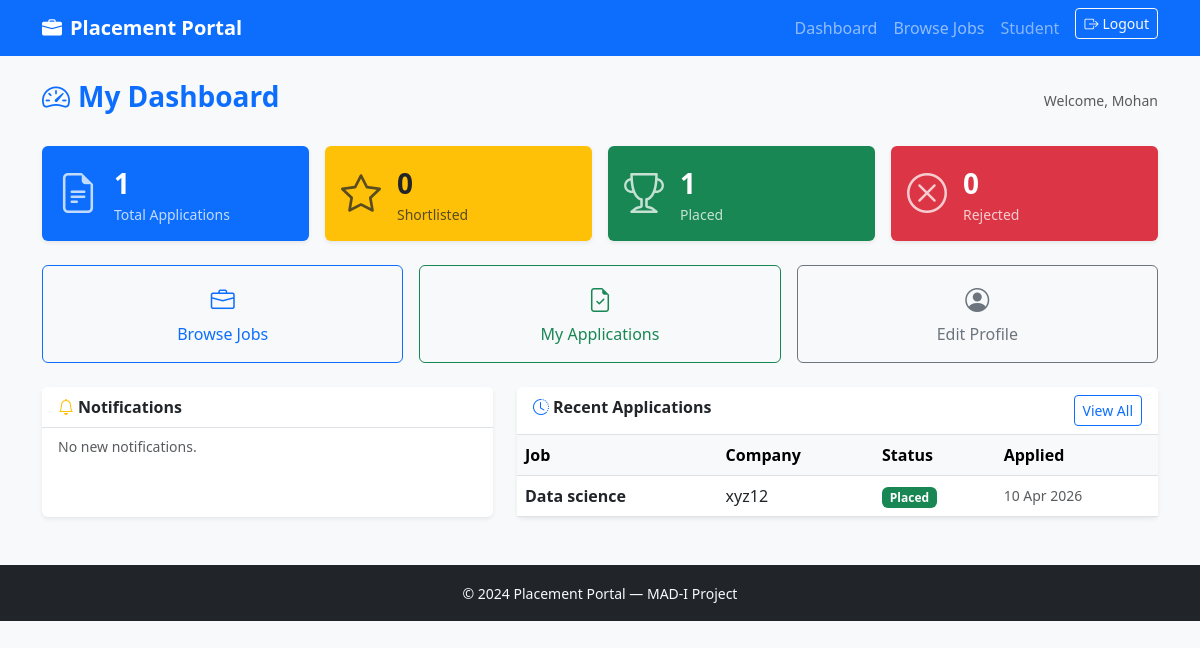
Screenshot of /student/dashboard (signed in) with the database file from the repository.
### models.py (models this page shows, shortened)
class User(UserMixin, db.Model):
    id= db.Column(db.Integer, primary_key=True)
    username= db.Column(db.String(80), unique=True, nullable=False)
    email= db.Column(db.String(120), unique=True, nullable=False)
    password_hash = db.Column(db.String(256))
    role = db.Column(db.String(20))
    active = db.Column(db.Boolean, default=True)
    student_profile = db.relationship('Student', backref='user', uselist=False)
    company_profile = db.relationship('Company', backref='user', uselist=False)
    @property
    def is_active(self):
        return self.active

class Student(db.Model):
    id = db.Column(db.Integer, primary_key=True)
    user_id = db.Column(db.Integer, db.ForeignKey('user.id'), nullable=False)
    name = db.Column(db.String(100))
    roll_no = db.Column(db.String(50), unique=True)
    branch = db.Column(db.String(100))
    cgpa = db.Column(db.Float)
    skills = db.Column(db.Text)
    phone = db.Column(db.String(20))
    linkedin = db.Column(db.String(250))
    about = db.Column(db.Text)
    resume_path = db.Column(db.String(250))
    applications  = db.relationship('Application', backref='student', lazy='dynamic')
    notifications = db.relationship('Notification', backref='student', lazy='dynamic')

class Application(db.Model):
    id = db.Column(db.Integer, primary_key=True)
    student_id = db.Column(db.Integer, db.ForeignKey('student.id'), nullable=False)
    job_id = db.Column(db.Integer, db.ForeignKey('job_position.id'), nullable=False)
    applied_at = db.Column(db.DateTime, default=lambda: datetime.now(timezone.utc))
    status = db.Column(db.String(30), default='applied')
    notes = db.Column(db.Text)
    updated_at = db.Column(db.DateTime, default=lambda: datetime.now(timezone.utc))
    __table_args__ = (
        db.UniqueConstraint('student_id', 'job_id', name='uq_student_job'),
    )

class JobPosition(db.Model):
    id = db.Column(db.Integer, primary_key=True)
    company_id = db.Column(db.Integer, db.ForeignKey('company.id'), nullable=False)
    title = db.Column(db.String(150))
    description = db.Column(db.Text)
    required_skills = db.Column(db.Text)
    experience = db.Column(db.String(100))
    salary_min = db.Column(db.Float)
    salary_max = db.Column(db.Float)
    location = db.Column(db.String(150))
    deadline = db.Column(db.DateTime)
    status = db.Column(db.String(20), default='active')
    is_approved = db.Column(db.Boolean, default=False)
    created_at = db.Column(db.DateTime, default=lambda: datetime.now(timezone.utc), nullable=False)
    applications = db.relationship('Application', backref='job', lazy='dynamic')

class Company(db.Model):
    id = db.Column(db.Integer, primary_key=True)
    user_id = db.Column(db.Integer, db.ForeignKey('user.id'), nullable=False)
    name = db.Column(db.String(150))
    industry = db.Column(db.String(100))
    website = db.Column(db.String(250))
    description = db.Column(db.Text)
    location = db.Column(db.String(150))
    approval_status = db.Column(db.String(20), default='pending')
    is_blacklisted  = db.Column(db.Boolean, default=False)
    created_at = db.Column(db.DateTime, default=lambda: datetime.now(timezone.utc), nullable=False)
    jobs = db.relationship('JobPosition', backref='company', lazy='dynamic')

### routes/student.py (the view)
@student_bp.route('/dashboard')
@login_required
@student_required
def dashboard():
    student = current_user.student_profile
    applications = student.applications.order_by(Application.applied_at.desc()).limit(5).all()
    notifications = student.notifications.filter_by(is_read=False)\
        .order_by(Notification.created_at.desc()).all()
    for n in notifications:
        n.is_read = True
    db.session.commit()
    stats = {
        'total':       student.applications.count(),
        'shortlisted': student.applications.filter_by(status='shortlisted').count(),
        'placed':      student.applications.filter_by(status='placed').count(),
        'rejected':    student.applications.filter_by(status='rejected').count(),
    }
    return render_template('student/dashboard.html',student=student,applications=applications,notifications=notifications,stats=stats)

### models.py (called while the page is built)
@login_manager.user_loader
def load_user(user_id):
    return User.query.get(int(user_id))

### routes/student.py (called while the page is built)
def student_required(f):
    @wraps(f)
    def wrapped(*args, **kwargs):
        if not current_user.is_authenticated:
            return redirect(url_for('auth.login'))
        if current_user.role != 'student':
            flash('Student access required.', 'danger')
            return redirect(url_for('auth.login'))
        if not current_user.active:
            flash('Your account has been suspended.', 'danger')
            return redirect(url_for('auth.logout'))
        return f(*args, **kwargs)
    return wrapped

### templates/student/dashboard.html (shortened to what this page needs)
{% extends 'base.html' %}
{% block content %}
<div class="d-flex justify-content-between align-items-center mb-4">
  <h3 class="fw-bold text-primary">
    <i class="bi bi-speedometer2 me-2"></i>My Dashboard
  </h3>
  <small class="text-muted">Welcome, {{ student.name or current_user.username }}</small>
</div>
<div class="row g-3 mb-4">
  <div class="col-sm-6 col-xl-3">
    <div class="card border-0 shadow-sm bg-primary text-white">
      <div class="card-body d-flex align-items-center gap-3">
        <i class="bi bi-file-earmark-text fs-1 opacity-75"></i>
        <div>
          <div class="fs-3 fw-bold">{{ stats.total }}</div>
          <div class="small opacity-75">Total Applications</div>
        </div>
      </div>
    </div>
  </div>
  <div class="col-sm-6 col-xl-3">
    <div class="card border-0 shadow-sm bg-warning text-dark">
      <div class="card-body d-flex align-items-center gap-3">
        <i class="bi bi-star fs-1 opacity-75"></i>
        <div>
          <div class="fs-3 fw-bold">{{ stats.shortlisted }}</div>
          <div class="small opacity-75">Shortlisted</div>
        </div>
      </div>
    </div>
  </div>
  <div class="col-sm-6 col-xl-3">
    <div class="card border-0 shadow-sm bg-success text-white">
      <div class="card-body d-flex align-items-center gap-3">
        <i class="bi bi-trophy fs-1 opacity-75"></i>
        <div>
          <div class="fs-3 fw-bold">{{ stats.placed }}</div>
          <div class="small opacity-75">Placed</div>
        </div>
      </div>
    </div>
  </div>
  <div class="col-sm-6 col-xl-3">
    <div class="card border-0 shadow-sm bg-danger text-white">
      <div class="card-body d-flex align-items-center gap-3">
        <i class="bi bi-x-circle fs-1 opacity-75"></i>
        <div>
          <div class="fs-3 fw-bold">{{ stats.rejected }}</div>
          <div class="small opacity-75">Rejected</div>
        </div>
      </div>
    </div>
  </div>
</div>
<div class="row g-3 mb-4">
  <div class="col-md-4">
    <a href="{{ url_for('student.jobs') }}" class="btn btn-outline-primary w-100 py-3">
      <i class="bi bi-briefcase d-block fs-4 mb-1"></i>Browse Jobs
    </a>
  </div>
  <div class="col-md-4">
    <a href="{{ url_for('student.my_applications') }}" class="btn btn-outline-success w-100 py-3">
      <i class="bi bi-file-earmark-check d-block fs-4 mb-1"></i>My Applications
    </a>
  </div>
  <div class="col-md-4">
    <a href="{{ url_for('student.profile') }}" class="btn btn-outline-secondary w-100 py-3">
      <i class="bi bi-person-circle d-block fs-4 mb-1"></i>Edit Profile
    </a>
  </div>
</div>
<div class="row g-4">
  <div class="col-md-5">
    <div class="card border-0 shadow-sm h-100">
      <div class="card-header bg-white fw-semibold border-bottom">
        <i class="bi bi-bell me-1 text-warning"></i>Notifications
      </div>
      <ul class="list-group list-group-flush">
        {% for n in notifications %}
        <li class="list-group-item small">
          <i class="bi bi-info-circle-fill text-info me-1"></i>
          {{ n.message }}
          <div class="text-muted" style="font-size:0.75rem;">{{ n.created_at.strftime('%d %b %Y, %I:%M %p') }}</div>
        </li>
        {% else %}
        <li class="list-group-item text-muted small">No new notifications.</li>
        {% endfor %}
      </ul>
    </div>
  </div>
  <div class="col-md-7">
    <div class="card border-0 shadow-sm h-100">
      <div class="card-header bg-white fw-semibold border-bottom d-flex justify-content-between">
        <span><i class="bi bi-clock-history me-1 text-primary"></i>Recent Applications</span>
        <a href="{{ url_for('student.my_applications') }}" class="btn btn-sm btn-outline-primary">View All</a>
      </div>
      <div class="table-responsive">
        <table class="table table-hover align-middle mb-0">
          <thead class="table-light">
            <tr>
              <th>Job</th>
              <th>Company</th>
              <th>Status</th>
              <th>Applied</th>
            </tr>
          </thead>
          <tbody>
            {% for app in applications %}
            <tr>
              <td class="fw-semibold">{{ app.job.title }}</td>
              <td>{{ app.job.company.name }}</td>
              <td>
                <span class="badge
                  {% if app.status == 'placed' %}bg-success
                  {% elif app.status == 'shortlisted' %}bg-warning text-dark
                  {% elif app.status == 'interview' %}bg-info text-dark
                  {% elif app.status == 'rejected' %}bg-danger
                  {% else %}bg-secondary{% endif %}">
                  {{ app.status | capitalize }}
                </span>
              </td>
              <td class="small text-muted">{{ app.applied_at.strftime('%d %b %Y') }}</td>
            </tr>
            {% else %}
            <tr>
              <td colspan="4" class="text-center text-muted py-4">No applications yet.</td>
            </tr>
            {% endfor %}
          </tbody>
        </table>
      </div>
    </div>
  </div>
</div>
{% endblock %}

### templates/base.html (shortened to what this page needs)
<!DOCTYPE html>
<html lang="en">
<head>
  <link href="https://cdn.jsdelivr.net/npm/bootstrap@5.3.0/dist/css/bootstrap.min.css" rel="stylesheet"/>
  <link href="https://cdn.jsdelivr.net/npm/bootstrap-icons@1.11.0/font/bootstrap-icons.css" rel="stylesheet"/>
</head>
<body class="bg-light">
<nav class="navbar navbar-expand-lg navbar-dark bg-primary">
  <div class="container">
    <a class="navbar-brand fw-bold" href="{{ url_for('auth.index') }}">
      <i class="bi bi-briefcase-fill me-2"></i>Placement Portal
    </a>
    <div class="collapse navbar-collapse" id="navbarNav">
      <ul class="navbar-nav ms-auto">
        {% if current_user.is_authenticated %}
          {% if current_user.role == 'admin' %}
            <li class="nav-item">
              <a class="nav-link" href="{{ url_for('admin.dashboard') }}">Dashboard</a>
            </li>
          {% elif current_user.role == 'company' %}
            <li class="nav-item">
              <a class="nav-link" href="{{ url_for('company.dashboard') }}">Dashboard</a>
            </li>
          {% elif current_user.role == 'student' %}
            <li class="nav-item">
              <a class="nav-link" href="{{ url_for('student.dashboard') }}">Dashboard</a>
            </li>
            <li class="nav-item">
              <a class="nav-link" href="{{ url_for('student.jobs') }}">Browse Jobs</a>
            </li>
          {% endif %}
          <li class="nav-item">
            <span class="nav-link text-white-50">
              {{ current_user.role | capitalize }}
            </span>
          </li>
          <li class="nav-item">
            <a class="btn btn-outline-light btn-sm ms-2"
               href="{{ url_for('auth.logout') }}">
              <i class="bi bi-box-arrow-right me-1"></i>Logout
            </a>
          </li>
        {% endif %}
      </ul>
    </div>
  </div>
</nav>
<main class="container my-4">
  {% block content %}{% endblock %}
</main>
<footer class="bg-dark text-light text-center py-3 mt-5">
  <small>&copy; 2024 Placement Portal — MAD-I Project</small>
</footer>
</body>
</html>

### rows the page displays
User: role "Student"
Student: name "Mohan"
Application: job "Data science", job.company.name "xyz12", status "Placed", applied_at "10 Apr 2026"

### other values shown
{{ stats.total }} "1"
{{ stats.shortlisted }} "0"
{{ stats.placed }} "1"
{{ stats.rejected }} "0"
